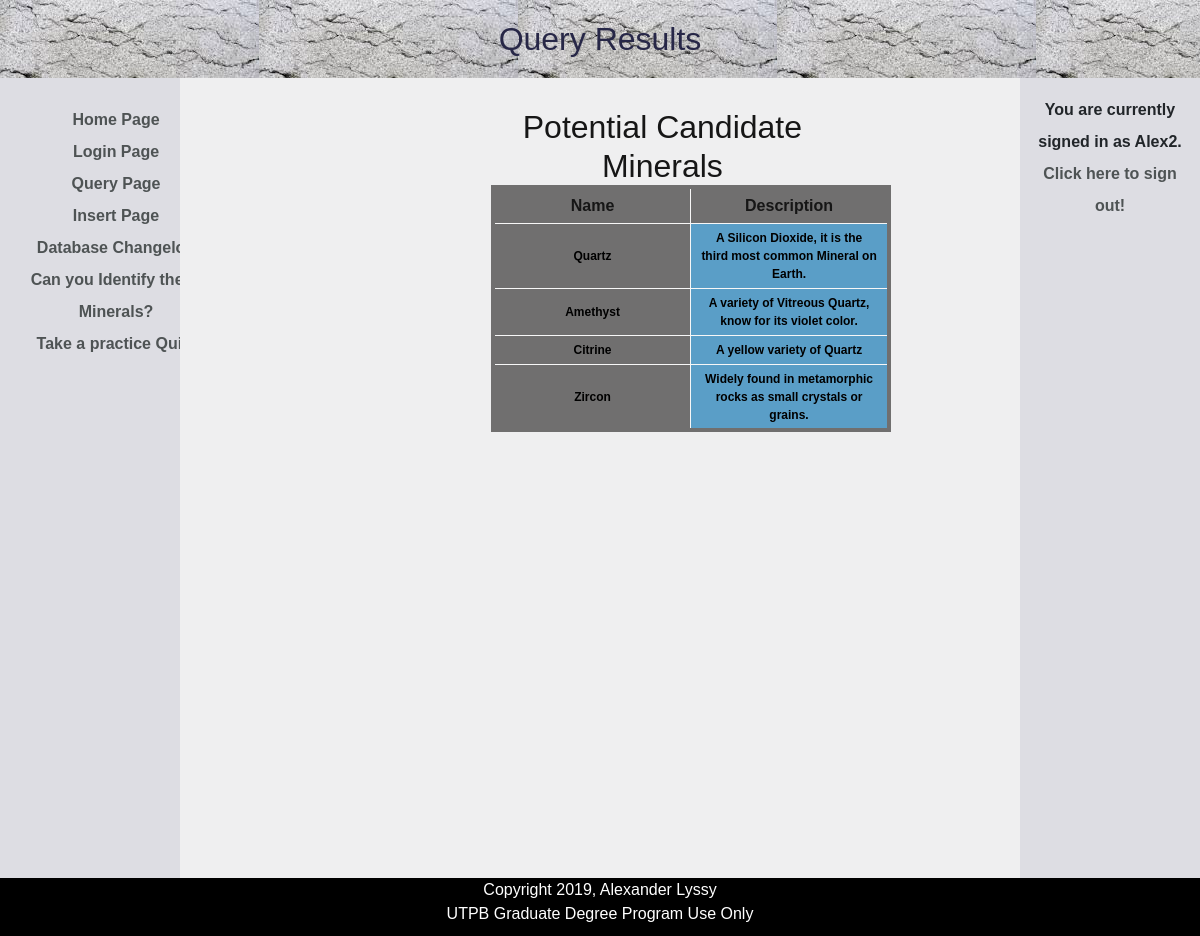
The app's page /Thesis/multiquery.php?hard=7 (signed in) with its own data.
### tables this page shows
CREATE TABLE IF NOT EXISTS `mineralhome` (
  `Mineral_id` int(11) NOT NULL AUTO_INCREMENT,
  `mname` char(50) DEFAULT NULL,
  `des` char(254) DEFAULT NULL,
  KEY `Mineral_id` (`Mineral_id`)
);

### Thesis/multiquery.php (the view, shortened to what this page needs)
<!DOCTYPE html>
<html>
<head>
<link rel="stylesheet" href="https://stackpath.bootstrapcdn.com/bootstrap/4.3.1/css/bootstrap.min.css">
<link rel="stylesheet" href="mineralcolors.css">
<div class="header">
<h2>Query Results</h2>
</div>
</head>
<div  class="column side">
	<div class="sidenav">
	<a href="ph.php">Home Page</a><br>
	<a href="login.php">Login Page</a><br>
	<a href="p1.php">Query Page</a><br>
	<a href="p2.php">Insert Page</a><br>
	<a href="p3.php">Database Changelog</a><br>
	<a href="quiz.php">Can you Identify these Minerals?</a><br>
	<a href="quiz2.php">Take a practice Quiz!</a><br>
	</div>
</div>
<body>
<div class="column middle">
<div class = "cent2">
<?php
$hard = $_GET['hard'];
$conn = new PDO('mysql:host=localhost;dbname=mineral', 'root', 'legitpassword1');
$query =
		 "SELECT * FROM mineralhome JOIN chemical ON mineralhome.Mineral_id = chemical.Mineral_id
		 JOIN crystal ON mineralhome.Mineral_id = crystal.Mineral_id
		 JOIN physical ON mineralhome.Mineral_id = physical.Mineral_id
		 JOIN optical ON mineralhome.Mineral_id = optical.Mineral_id
		 WHERE mineralhome.Mineral_id IS NOT NULL
		 ";
if ($hard) {
	$query .= " AND physical.hardness = :hard";
}
 $query .= ";";
 $stmt = $conn->prepare($query);
if ($hard) {
	$stmt->bindValue(':hard', $hard);
}
$stmt->execute();
 echo "<h2>Potential Candidate Minerals</h2>";
 echo "<table class = 'steelBlueCols'>";
 echo "<tr><th>Name</th><th>Description</th></tr>";
while ($row = $stmt->fetch(PDO::FETCH_BOTH))
{
	echo "<tr><td>";
	echo $row['mname'];
	echo "</td><td>";
	echo $row['des'];
	echo "</td><tr>";
}
echo "</table>";
?>
</div></div>
<div class="column side">
<p>You are currently signed in as <?php echo htmlspecialchars($_SESSION["username"]); ?>. <br><a href="logout.php" >Click here to sign out!</a></p>
</div>
</body>
<div class ="footer">
<footer>
<p>Copyright 2019, Alexander Lyssy<br> UTPB Graduate Degree Program Use Only</p>
</footer>
</div>
</html>

### Thesis/mineralcolors.css (style rules this page uses)
* { box-sizing: border-box; margin: 0 !important; }
body { font-family: Arial, Helvetica, sans-serif; margin:0; background: black; padding: 0px; height: 100%; }
.header { background-image: url("headerbackground.jpg"); text-align: center; font-size: 35px; width: 100%; padding: 20px; color: #272747; text-decoration: bold; }
.column { float: left; padding: 30px; height: 800px; }
table { align-items: center; text-align: center; }
tr,td { align-items: center; text-align: center; width:30%; margin:10%; }
.cent2 { width: 100%; padding-left: 36%; padding-right: 20%; }
.cent2 { width: 100%; padding-left: 36%; padding-right: 20%; display: block; }
table.steelBlueCols { border: 4px solid #706f6f; background-color: #706f6f; width: 400px; text-align: center; border-collapse: collapse; }
table.steelBlueCols td, table.steelBlueCols th { border: 1px solid #F7F7F7; padding: 5px 10px; }
table.steelBlueCols tbody td { font-size: 12px; font-weight: bold; color: #000000; }
table.steelBlueCols td:nth-child(even) { background: #5a9ec7; }
.column.side { width: 15%; background-color: #DDDDE3; color: 161616; padding: 16px; text-decoration: none; display: block; text-align: center; z-index: 1; top: 0; left: 0; align-items: stretch; line-height: 200%; font-weight: bold; }
.column.middle { width: 70%; background-color: #EFEFF0; text-align: center; color: #161616; margin-left:20%; margin-right:20%; }
.footer { background-color: black; padding: 10px; text-align: center; color: white; bottom: 0; }
.column.side a:link { color: #4E5354; text-decoration: none; }
.sidenav { height: 100%; width: 200px; z-index: 1; top: 0; left: 0; overflow-x: hidden; padding-top: 10px; }

### records on screen
mineralhome: mname "Quartz", des "A Silicon Dioxide, it is the third most common Mineral on Earth."
mineralhome: mname "Amethyst", des "A variety of Vitreous Quartz, know for its violet color."
mineralhome: mname "Citrine", des "A yellow variety of Quartz"
mineralhome: mname "Zircon", des "Widely found in metamorphic rocks as small crystals or grains."

### other values on screen
$_SESSION["username"] "Alex2"
